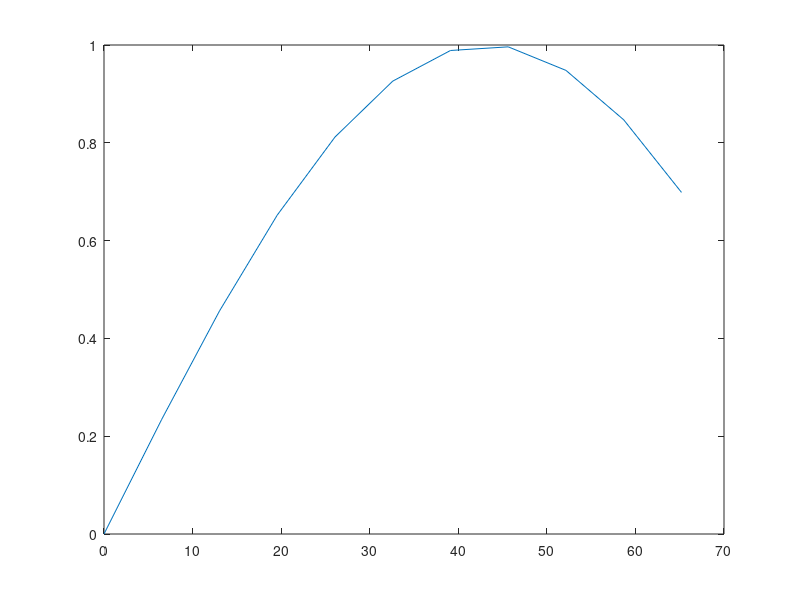

The MATLAB source for this figure:
% M-file to calculate and plot the voltage regulation
% m-file to calculate and plot the voltage requlation
% of a transformeer as a function of load
% for power factors of 0.8 lagging, 1.0, and 0.8 leading .


VS = 230;           % secondary voltage
amps = 0:6.52:65.2; % current values
Req = 0.0445;       % equivalent R
Xeq = 0.0645;       % equivalent X

% calculate the current values for the three
% power factor. the first row  of I contains
% the lagging currents, the second row contains
% the unity currents, and the third row contains the leading current.
I(1,:) = amps * (0.8 - j*0.6);   % lagging
I(2,:) = amps * (1.0);           % unity
I(3,:) = amps * (0.8 + j*0.6);   % leading

% calculate VP/a.
VPa = VS + Req*I + j*Xeq*I;

% calculate voltage requlation
VR = ((abs(VPa) - VS) / VS )* 100;

%disp(['VR ' num2str(VR) ]);

##% Plot the voltage requlation
plot(amps, sin(amps));
##hold on;
##plot(amps, VR(2, :), 'k-');
##plot(amps, VR(3, :), 'r-');
##title('Voltage Requlation Versus Load');
##xlablel('Load (A)');
##ylablel('Voltage Requlation (%)');
##legend('0.8 PF lagging', '1.0 PF', '0.8 PF leading');
##hold off;
